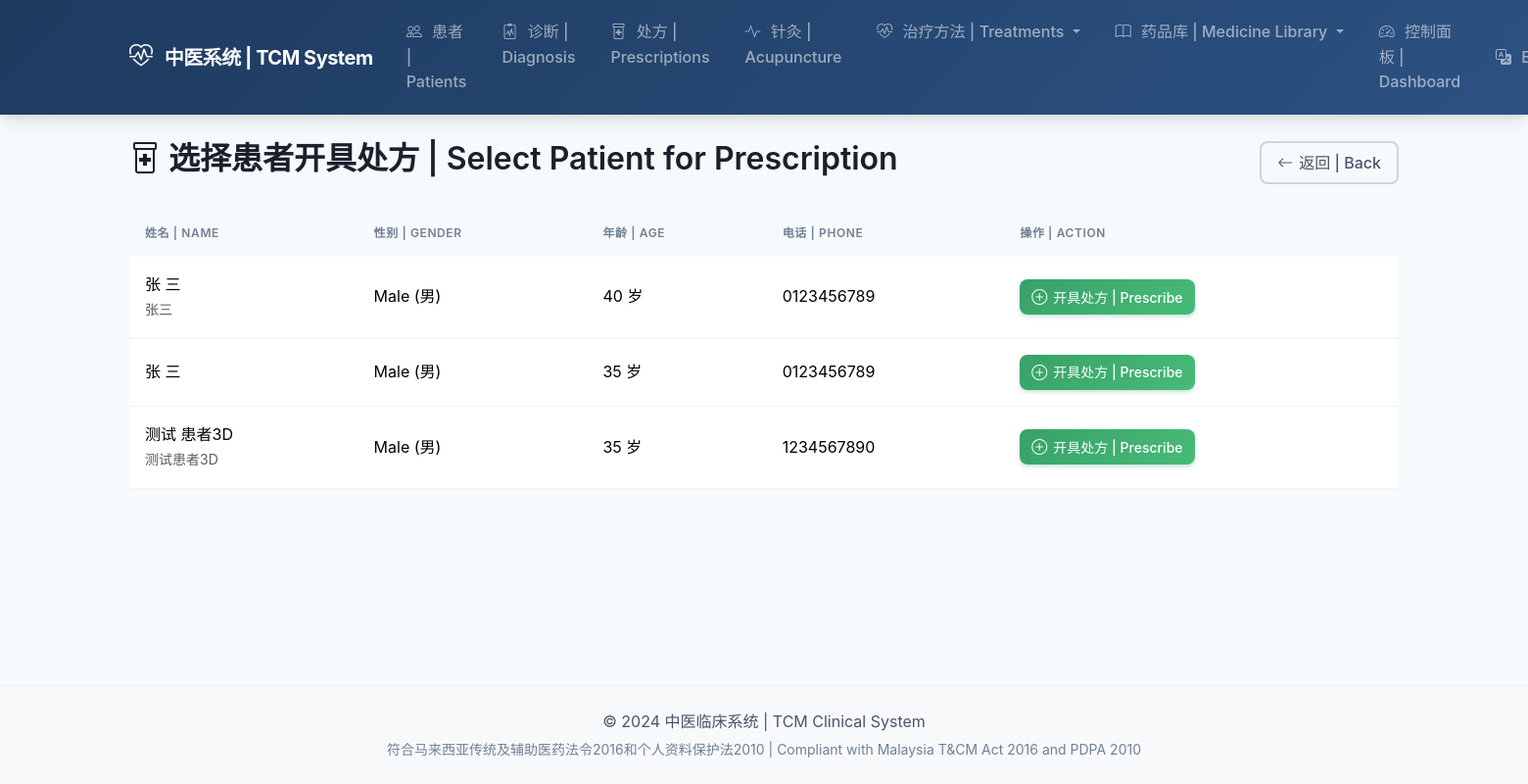
Page /prescriptions/create/ (signed in) on the committed database.
### patients/models.py (models this page shows, shortened)
class Patient(models.Model):
    class Gender(models.TextChoices):
        MALE = 'M', _('Male (男)')
        FEMALE = 'F', _('Female (女)')
        OTHER = 'O', _('Other (其他)')
    class BloodType(models.TextChoices):
        A_POSITIVE = 'A+', 'A+'
        A_NEGATIVE = 'A-', 'A-'
        B_POSITIVE = 'B+', 'B+'
        B_NEGATIVE = 'B-', 'B-'
        AB_POSITIVE = 'AB+', 'AB+'
        AB_NEGATIVE = 'AB-', 'AB-'
        O_POSITIVE = 'O+', 'O+'
        O_NEGATIVE = 'O-', 'O-'
        UNKNOWN = 'UK', _('Unknown')
    patient_id = models.UUIDField(
        default=uuid.uuid4,
        editable=False,
        unique=True,
    )
    first_name = models.CharField(
        _('First Name'),
        max_length=100,
    )
    last_name = models.CharField(
        _('Last Name'),
        max_length=100,
    )
    chinese_name = models.CharField(
        _('Chinese Name (中文姓名)'),
        max_length=100,
        blank=True,
    )
    ic_number = models.CharField(
        _('IC/Passport Number'),
        max_length=30,
        unique=True,
        help_text=_('Malaysian IC or Passport number'),
    )
    date_of_birth = models.DateField(
        _('Date of Birth'),
    )
    gender = models.CharField(
        _('Gender'),
        max_length=1,
        choices=Gender.choices,
    )
    blood_type = models.CharField(
        _('Blood Type'),
        max_length=3,
        choices=BloodType.choices,
        default=BloodType.UNKNOWN,
    )
    phone = models.CharField(
        _('Phone Number'),
        max_length=20,
    )
    email = models.EmailField(
        _('Email'),
        blank=True,
    )
    address = models.TextField(
        _('Address'),
    )
    emergency_contact_name = models.CharField(
        _('Emergency Contact Name'),
        max_length=100,
        blank=True,
    )
    emergency_contact_phone = models.CharField(
        _('Emergency Contact Phone'),
        max_length=20,
        blank=True,
    )
    allergies = models.TextField(
        _('Allergies (过敏史)'),
        blank=True,
        help_text=_('List all known allergies to medications, herbs, or substances'),
    )
    chronic_conditions = models.TextField(
        _('Chronic Conditions (慢性疾病)'),
        blank=True,
        help_text=_('e.g., Diabetes, Hypertension, Heart Disease'),
    )
    current_medications = models.TextField(
        _('Current Medications (目前用药)'),
        blank=True,
        help_text=_('List all current Western and TCM medications'),
    )
    medical_history = models.TextField(
        _('Medical History (病史)'),
        blank=True,
        help_text=_('Past surgeries, major illnesses, hospitalizations'),
    )
    family_history = models.TextField(
        _('Family History (家族史)'),
        blank=True,
        help_text=_('Hereditary conditions in family'),
    )
    tcm_constitution = models.CharField(
        _('TCM Constitution (中医体质)'),
        max_length=100,
        blank=True,
        help_text=_('e.g., 气虚质, 阳虚质, 痰湿质'),
    )
    photo = models.ImageField(
        _('Photo'),
        upload_to='patients/photos/',
        blank=True,
        null=True,
    )
    notes = models.TextField(
        _('Additional Notes'),
        blank=True,
    )
    assigned_practitioner = models.ForeignKey(
        settings.AUTH_USER_MODEL,
        on_delete=models.SET_NULL,
        null=True,
        blank=True,
        related_name='patients',
        limit_choices_to={'role': 'practitioner'},
        verbose_name=_('Assigned Practitioner'),
    )
    user_account = models.OneToOneField(
        settings.AUTH_USER_MODEL,
        on_delete=models.SET_NULL,
        null=True,
        blank=True,
        related_name='patient_profile',
        verbose_name=_('User Account'),
    )
    consent_data_sharing = models.BooleanField(
        _('Consent to Data Sharing'),
        default=False,
        help_text=_('PDPA 2010 compliant consent for data sharing'),
    )
    consent_date = models.DateField(
        _('Consent Date'),
        null=True,
        blank=True,
    )
    is_active = models.BooleanField(
        _('Active'),
        default=True,
    )
    created_at = models.DateTimeField(auto_now_add=True)
    updated_at = models.DateTimeField(auto_now=True)
    class Meta:
        verbose_name = _('Patient')
        verbose_name_plural = _('Patients')
        ordering = ['-updated_at']
    @property
    def full_name(self):
        return f"{self.first_name} {self.last_name}"
    @property
    def age(self):
        from datetime import date
        today = date.today()
        return today.year - self.date_of_birth.year - (
            (today.month, today.day) < (self.date_of_birth.month, self.date_of_birth.day)
        )

### prescriptions/views.py (the view)
# urls.py: path('create/', views.select_patient_for_prescription, name='select_patient'),
@login_required
def select_patient_for_prescription(request):
    patients = Patient.objects.filter(is_active=True).order_by('last_name', 'first_name')
    return render(request, 'prescriptions/select_patient.html', {
        'patients': patients,
    })

### accounts/models.py (called while the page is built)
    @property
    def is_admin(self):
        return self.role == self.Role.ADMIN

    @property
    def is_practitioner(self):
        return self.role == self.Role.PRACTITIONER

### templates/prescriptions/select_patient.html (shortened to what this page needs)
{% extends 'base.html' %}
{% load i18n %}
{% block content %}
<div class="d-flex justify-content-between align-items-center mb-4">
    <h2>
        <i class="bi bi-prescription2"></i>
        选择患者开具处方 | Select Patient for Prescription
    </h2>
    <a href="{% url 'prescriptions:list' %}" class="btn btn-outline-secondary">
        <i class="bi bi-arrow-left"></i> 返回 | Back
    </a>
</div>
{% if patients %}
<div class="table-responsive">
    <table class="table table-hover">
        <thead class="table-light">
            <tr>
                <th>姓名 | Name</th>
                <th>性别 | Gender</th>
                <th>年龄 | Age</th>
                <th>电话 | Phone</th>
                <th>操作 | Action</th>
            </tr>
        </thead>
        <tbody>
            {% for patient in patients %}
            <tr>
                <td>
                    {{ patient.full_name }}
                    {% if patient.chinese_name %}
                    <br><small class="text-muted">{{ patient.chinese_name }}</small>
                    {% endif %}
                </td>
                <td>{{ patient.get_gender_display }}</td>
                <td>{{ patient.age }} 岁</td>
                <td>{{ patient.phone|default:"-" }}</td>
                <td>
                    <a href="{% url 'prescriptions:create' patient.pk %}" class="btn btn-success btn-sm">
                        <i class="bi bi-plus-circle"></i> 开具处方 | Prescribe
                    </a>
                </td>
            </tr>
            {% endfor %}
        </tbody>
    </table>
</div>
{% else %}
<div class="alert alert-warning">
    <i class="bi bi-exclamation-triangle me-2"></i>
    暂无患者记录。| No patients found.
    <a href="{% url 'patients:create' %}" class="alert-link">新建患者 | Create Patient</a>
</div>
{% endif %}
{% endblock %}

### static/css/style.css (style rules this page uses)
:root { --tcm-primary: #1e3a5f; --tcm-primary-light: #2c5282; --tcm-primary-dark: #152a45; --tcm-secondary: #38a169; --tcm-secondary-light: #48bb78; --tcm-accent: #ed8936; --tcm-accent-light: #f6ad55; --tcm-danger: #e53e3e; --tcm-warning: #ecc94b; --tcm-info: #4299e1; --tcm-gray-50: #f7fafc; --tcm-gray-100: #edf2f7; --tcm-gray-200: #e2e8f0; --tcm-gray-300: #cbd5e0; --tcm-gray-400: #a0aec0; --tcm-gray-500: #718096; --tcm-gray-600: #4a5568; --tcm-gray-700: #2d3748; --tcm-gray-800: #1a202c; --tcm-gradient: linear-gradient(135deg, var(--tcm-primary) 0%, var(--tcm-primary-light) 100%); --tcm-gradient-accent: linear-gradient(135deg, var(--tcm-secondary) 0%, var(--tcm-secondary-light) 100%); --shadow-sm: 0 1px 2px 0 rgba(0, 0, 0, 0.05); --shadow: 0 4px 6px -1px rgba(0, 0, 0, 0.1), 0 2px 4px -1px rgba(0, 0, 0, 0.06); --shadow-md: 0 10px 15px -3px rgba(0, 0, 0, 0.1), 0 4px 6px -2px rgba(0, 0, 0, 0.05); --shadow-lg: 0 20px 25px -5px rgba(0, 0, 0, 0.1), 0 10px 10px -5px rgba(0, 0, 0, 0.04); --transition-fast: 150ms ease; --transition-normal: 300ms ease; --radius-sm: 0.375rem; --radius: 0.5rem; --radius-lg: 0.75rem; --radius-xl: 1rem; }
* { box-sizing: border-box; }
body { min-height: 100vh; display: flex; flex-direction: column; font-family: 'Inter', -apple-system, BlinkMacSystemFont, 'Segoe UI', Roboto, sans-serif; background-color: var(--tcm-gray-50); color: var(--tcm-gray-700); line-height: 1.6; }
h1, h2, h3, h4, h5, h6 { font-weight: 600; color: var(--tcm-gray-800); line-height: 1.3; }
a { color: var(--tcm-primary); text-decoration: none; transition: color var(--transition-fast); }
.btn { font-weight: 500; padding: 0.5rem 1rem; border-radius: var(--radius); transition: all var(--transition-fast); display: inline-flex; align-items: center; justify-content: center; gap: 0.375rem; }
.btn i { font-size: 1rem; }
.btn-success { background: var(--tcm-gradient-accent); border: none; box-shadow: 0 2px 4px rgba(56, 161, 105, 0.3); }
.btn-outline-secondary { color: var(--tcm-gray-600); border: 2px solid var(--tcm-gray-300); background: transparent; }
.btn-sm { padding: 0.375rem 0.75rem; font-size: 0.875rem; }
.table { margin-bottom: 0; }
.table th { font-weight: 600; font-size: 0.75rem; text-transform: uppercase; letter-spacing: 0.05em; color: var(--tcm-gray-500); background-color: var(--tcm-gray-50); padding: 0.875rem 1rem; border: none; }
.table td { padding: 1rem; vertical-align: middle; border-color: var(--tcm-gray-100); }
.table tbody tr { transition: background-color var(--transition-fast); }

### rows in the picture
Patient: full_name "张 三", chinese_name "张三", gender "Male (男)", age "40", phone "0123456789"
Patient: full_name "张 三", gender "Male (男)", age "35", phone "0123456789"
Patient: full_name "测试 患者3D", chinese_name "测试患者3D", gender "Male (男)", age "35", phone "1234567890"
